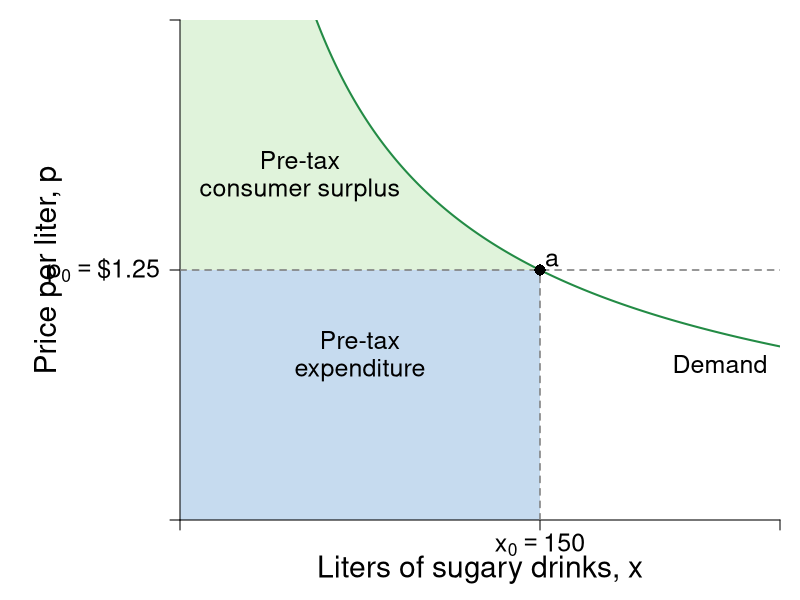

Source code (R):
library(shape)
pdf(file = "indmarketdemand/sugar_bev_demand_initial.pdf", width = 9, height = 7)

#Set parameters for graphics
pointsize <- 1.8
axislabelsize <- 1.8
labelsize <- 1.5
namesize <- 1.8
annotatesize <- 1.5
graphlinewidth <- 2
segmentlinewidth <- 1.5

COL <- c("#7fc97f", "#beaed4", "#fdc086", "#ffff99", "#386cb0", "#f0027f", "#bf5b17", "#666666")
COLA <- c("#e0f3db", "#99d8c9","#66c2a4","#41ae76", "#238b45", "#005824")
COLB <- c("#c6dbef", "#4eb3d3", "#2b8cbe", "#0868ac","#084081")
COLC <- c("#fcfbfd", "#efedf5", "#dadaeb", "#bcbddc", "#9e9ac8", "#807dba", "#6a51a3", "#54278f", "#3f007d")
Grays <- gray.colors(25, start =1, end = 0)

par(mar =  c(4, 9, 1, 1))

indiffA <- function(x, alpha = 0.5, uA = 5) {
  (uA / x^alpha)^(1/(1 - alpha))
}

cef <- function(x, e = 1.4, k = 44.7982){
  k*(x^(-1/e))
}

#The inverse demand function to creat the relative points
cefinv <- function(p, e = 1.4, k = 44.7982){
  (p/k)^(-e)
}

xlims <- c(0, 250)
ylims <- c(0, 2.5)

npts <- 501 
x <- seq(xlims[1], xlims[2], length.out = npts)
y <- seq(ylims[1], ylims[2], length.out = npts) 

plot(0, 0, xlim = xlims, ylim = ylims, type = "n",
     xlab = expression(paste("")),
     ylab = expression(paste("")), 
     xaxt = "n", 
     yaxt = "n", 
     cex.lab = axislabelsize, 
     bty = "n",
     xaxs = "i", 
     yaxs = "i")


## Paremeters to enable editing points 
## I've assumed a tax of 20% to make this more visible 
## I'll comment on that in the caption
tax <- 1.2 #20 percent tax
prices <- c(1.25, 1.25*tax) 
xprices <- c(cefinv(prices[1]), cefinv(prices[2]))

ticksy <- c(0, prices[1], ylims[2])
ylabels <- c(NA, expression(paste(p[0] == phantom(),"$1.25")),  NA)
ticksx <- c(0, xprices[1], xlims[2])
xlabels <- c(NA,  expression(paste(x[0]) == 150), NA)

#text(-23, prices[2] - 0.09, expression(paste(phantom() == phantom(),"$1.50")), xpd = TRUE, cex.axis = labelsize - 0.2)


npts <- 500 
xx1 <- seq(xlims[1], xlims[2], length.out = npts)
xx2 <- seq(48, xprices[2], length.out = npts)
xx3 <- seq(xprices[2], xprices[1], length.out = npts)

#Label axes
#mtext(expression(paste("Quantity of sugary drinks (liters), ", x)), side = 1, line = 2.5, cex = axislabelsize)
text(0.5*xlims[2], -0.25, expression(paste("Liters of sugary drinks, ", x)), xpd = TRUE, cex = axislabelsize) 
text(-55, 0.5*ylims[2], expression(paste("Price per liter, ", p)), xpd = TRUE, cex = axislabelsize, srt = 90) 

# Shade Regions
#Initial consumer surplus

#Lost consumer surplus
# C
polygon(c(xprices[2], xx3, xprices[1]), 
        c(prices[1], cef(xx3), prices[1]), 
        border = FALSE, 
        col = COLA[1])
# B
rect(0, 0, xprices[2], prices[1], col = COLB[1], density = NULL, border = NA)

# E
rect(0, prices[1], xprices[2], prices[2], 
     col = COLA[1],
     #col ="#9ecae1",
     density = NULL, border = NA)

# A
rect(0, prices[2], 48.5, ylims[2], 
     col = COLA[1], 
     density = NULL, border = NA)
polygon(c(48, xx2, xprices[2]), 
        c(prices[2], cef(xx2), prices[2]), 
        border = FALSE, col = COLA[1])

# E
rect(xprices[2], 0, 150, prices[1], 
     col = COLB[1], 
     #col = "#deebf7", 
     density = NULL, border = NA)

axis(1, at = ticksx, pos = 0, labels = xlabels, cex.axis = labelsize)
axis(2, at = ticksy, pos = 0, labels = ylabels, las = 1, cex.axis = labelsize)


# Segments
segments(xprices[1], 0, xprices[1], prices[1], lty = 2, col = Grays[20] , lwd = segmentlinewidth)
segments(0,  prices[1], xlims[2],  prices[1], lty = 2, col = Grays[20] , lwd = segmentlinewidth)

# segments(0, prices[2], xprices[2], prices[2], lty = 2, col = "gray" , lwd = segmentlinewidth)
# segments(xprices[2], 0, xprices[2], prices[2], lty = 2, col = "gray" , lwd = segmentlinewidth)

# Demand Curve
lines(xx1, cef(xx1), col = COLA[5], lwd = graphlinewidth)
text(xlims[2] - 0.1*xlims[2], 0.78, expression(Demand), cex = annotatesize)

# Points
points(xprices[1], prices[1], pch = 16, col = "black", cex = 1.5)
text(xprices[1] + 5, prices[1] + 0.05, expression(a), cex = labelsize)

# points(xprices[2], prices[2], pch = 16, col = "black", cex = 1.5)
# text(xprices[2] + 5, prices[2] + 0.05, expression(b), cex = labelsize)

# Label Regions
# text(125, 1.35, expression(C), cex = labelsize)
# text(50, 1, expression(B), cex = labelsize)
# text(50, 1.35, expression(E), cex = labelsize)
# text(50, 1.75, expression(A), cex = labelsize)
# text(125, 1, expression(D), cex = labelsize)

text(50, 1.8, expression("Pre-tax"), cex = labelsize)
text(50, 1.65, expression("consumer surplus"), cex = labelsize)
text(75, 0.9, expression("Pre-tax"), cex = labelsize)
text(75, 0.75, expression("expenditure"), cex = labelsize)



dev.off()
